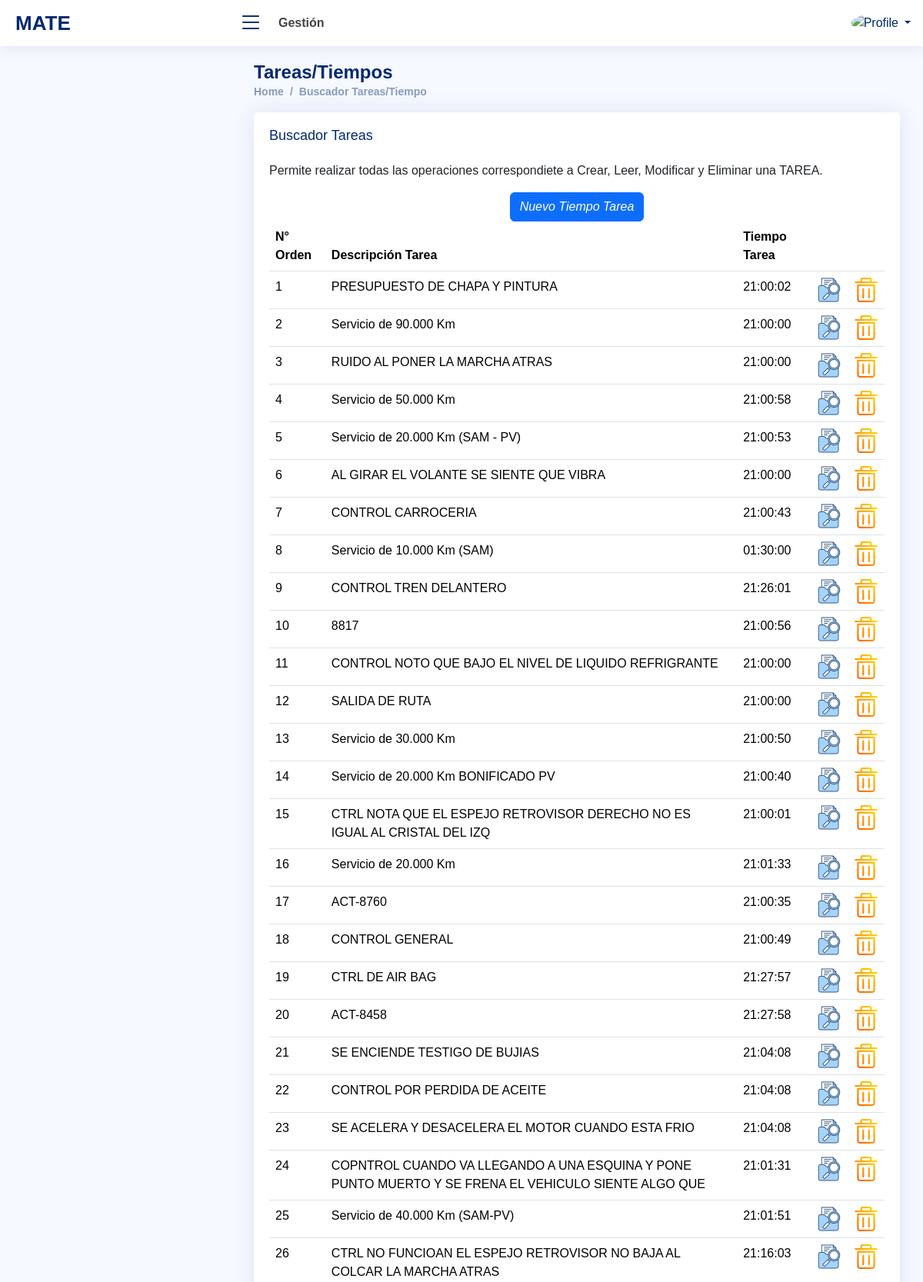
The page /buscadortareas.php (signed in, upper part) on the database its author committed.
### tables this page shows
CREATE TABLE `tareas` (
  `idtarea` int(11) NOT NULL AUTO_INCREMENT,
  `descripciontarea` varchar(100) DEFAULT NULL,
  `tiempotarea` decimal(10,0) DEFAULT NULL,
  `accion` varchar(1) DEFAULT NULL,
  `idempleadoaccion` int(11) DEFAULT NULL,
  `fechaaccion` datetime DEFAULT NULL,
  PRIMARY KEY (`idtarea`)
);

### buscadortareas.php (the view, shortened to what this page needs)
<?php
  if (isset($_SESSION['id']))
  {
    $tipousu=$_SESSION['tipo'];
    $foto=$_SESSION['foto'];
    $nombrecorto=$_SESSION['nombrecorto'];
  }
  else
  {
    echo "<script> window.location.href='index.html'</script>";
  }
?>
<!DOCTYPE html>
<html lang="en">
<head>
  <link href="assets/font/Open_Sans.css" rel="stylesheet">
  <link href="assets/vendor/bootstrap/css/bootstrap.min.css" rel="stylesheet">
  <link href="assets/vendor/bootstrap-icons/bootstrap-icons.css" rel="stylesheet">
  <link href="assets/vendor/boxicons/css/boxicons.min.css" rel="stylesheet">
  <link href="assets/vendor/quill/quill.snow.css" rel="stylesheet">
  <link href="assets/vendor/quill/quill.bubble.css" rel="stylesheet">
  <link href="assets/vendor/remixicon/remixicon.css" rel="stylesheet">
  <link href="assets/vendor/simple-datatables/style.css" rel="stylesheet">
  <link href="assets/css/style.css" rel="stylesheet">
</head>
<body>
  <header id="header" class="header fixed-top d-flex align-items-center">
    <div class="d-flex align-items-center justify-content-between">
      <a href="home.php" class="logo d-flex align-items-center">
        <span class="d-none d-lg-block"><?php echo $_SESSION['nombreapp']; ?></span>
      </a>
      <i class="bi bi-list toggle-sidebar-btn"></i>
    </div>
    <div class="search-bar">
      <strong>Gestión</strong>
    </div>
    <nav class="header-nav ms-auto">
      <ul class="d-flex align-items-center">
        <li class="nav-item dropdown pe-3">
          <a class="nav-link nav-profile d-flex align-items-center pe-0" href="#" data-bs-toggle="dropdown">
            <img src="assets/img/<?php echo $foto; ?>" alt="Profile" class="rounded-circle">
            <span class="d-none d-md-block dropdown-toggle ps-2"><?php echo $nombrecorto; ?></span>
          </a>
        </li>
      </ul>
    </nav>
  </header>
  <main id="main" class="main">
    <div class="pagetitle">
      <h1>Tareas/Tiempos</h1>
      <nav>
        <ol class="breadcrumb">
          <li class="breadcrumb-item">
          <?php
            if (($tipousu=="Administración")||($tipousu=="Gerente")) echo "<a href='home.php'>Home</a>";
            else echo "<a href='avancestareas.php'>Home</a>";
          ?>
          </li>
          <li class="breadcrumb-item"><a href="buscadortareas.php">Buscador Tareas/Tiempo</a></li>
        </ol>
      </nav>
    </div>
    <section class="section">
      <div class="row">
        <div class="col-lg-12">
          <div class="card">
            <div class="card-body">
              <h5 class="card-title">Buscador Tareas</h5>
              <p>Permite realizar todas las operaciones correspondiete a Crear, Leer, Modificar y Eliminar una TAREA.</p>
                <div class="text-center">
                  <a href="addtarea.php">
                    <i class="btn btn-primary">Nuevo Tiempo Tarea</i>
                  </a>
                </div>
              <?php
                $sql = "SELECT a.`idtarea`,a.`descripciontarea`,a.`tiempotarea`
                        FROM tareas a
                        WHERE a.`accion`!='B';";
                $con=conectar();
                $result = $con->query($sql);
                if (!$result)
                {
                  die('Invalid query: ' . $mysqli->error);
                }
                else
                {
              ?>
              <table class="table datatable">
                <thead>
                  <tr>
                    <th>N° Orden</th>
                    <th>Descripción Tarea</th>
                    <th>Tiempo Tarea</th>
                    <th>&nbsp;</th>
                    <th>&nbsp;</th>
                  </tr>
                </thead>
                <tbody>
                <?php
                    $fil=1;
                    while($row = mysqli_fetch_array($result))
                    {
                      echo "
                            <tr>
                              <td>".$fil."</td>
                              <td>".$row['descripciontarea']."</td>
                              <td>".date("H:i:s",$row['tiempotarea'])."</td>
                              <td><a href='crudtarea.php?idtarea=".$row['idtarea']."&accion=M'><img src='./assets/img/buscar.png' alt='Ver registro' srcset=''></a></td>
                              <td><a href='crudtarea.php?idtarea=".$row['idtarea']."&accion=B'><img src='./assets/img/eliminar.png' alt='Eliminar registro' srcset=''></a></td>
                            </tr>
                          ";
                          $fil=$fil+1;
                    }
                  }
                ?>
                </tbody>
              </table>
            </div>
          </div>
        </div>
      </div>
    </section>
  </main>
</body>
</html>

### assets/css/style.css (style rules this page uses)
:root { scroll-behavior: smooth; }
body { font-family: "Open Sans", sans-serif; background: #f6f9ff; color: #444444; }
a { color: #4154f1; text-decoration: none; }
h1, h2, h3, h4, h5, h6 { font-family: "Nunito", sans-serif; }
#main { margin-top: 60px; padding: 20px 30px; transition: all 0.3s; }
.pagetitle { margin-bottom: 10px; }
.pagetitle h1 { font-size: 24px; margin-bottom: 0; font-weight: 600; color: #012970; }
.card { margin-bottom: 30px; border: none; border-radius: 5px; box-shadow: 0px 0 30px rgba(1, 41, 112, 0.1); }
.card-title { padding: 20px 0 15px 0; font-size: 18px; font-weight: 500; color: #012970; font-family: "Poppins", sans-serif; }
.card-body { padding: 0 20px 20px 20px; }
.breadcrumb { font-size: 14px; font-family: "Nunito", sans-serif; color: #899bbd; font-weight: 600; }
.breadcrumb a { color: #899bbd; transition: 0.3s; }
.breadcrumb .breadcrumb-item::before { color: #899bbd; }
.logo { line-height: 1; }
@media (min-width: 1200px) { .logo { width: 280px; } }
.logo span { font-size: 26px; font-weight: 700; color: #012970; font-family: "Nunito", sans-serif; }
.header { transition: all 0.5s; z-index: 997; height: 60px; box-shadow: 0px 2px 20px rgba(1, 41, 112, 0.1); background-color: #fff; padding-left: 20px; }
.header .toggle-sidebar-btn { font-size: 32px; padding-left: 10px; cursor: pointer; color: #012970; }
.header .search-bar { min-width: 360px; padding: 0 20px; }
.header-nav ul { list-style: none; }
.header-nav>ul { margin: 0; padding: 0; }
.header-nav .nav-profile { color: #012970; }
.header-nav .nav-profile img { max-height: 36px; }
.header-nav .nav-profile span { font-size: 14px; font-weight: 600; }
@media (min-width: 1200px) { #main, #footer { margin-left: 300px; } }

### rows shown on the page
tareas: descripciontarea "PRESUPUESTO DE CHAPA Y PINTURA", tiempotarea "21:00:02"
tareas: descripciontarea "Servicio de 90.000 Km", tiempotarea "21:00:00"
tareas: descripciontarea "RUIDO AL PONER LA MARCHA ATRAS", tiempotarea "21:00:00"
tareas: descripciontarea "Servicio de 50.000 Km", tiempotarea "21:00:58"
tareas: descripciontarea "Servicio de 20.000 Km (SAM - PV)", tiempotarea "21:00:53"
tareas: descripciontarea "AL GIRAR EL VOLANTE SE SIENTE QUE VIBRA", tiempotarea "21:00:00"
tareas: descripciontarea "CONTROL CARROCERIA", tiempotarea "21:00:43"
tareas: descripciontarea "Servicio de 10.000 Km (SAM)", tiempotarea "01:30:00"
tareas: descripciontarea "CONTROL TREN DELANTERO", tiempotarea "21:26:01"
tareas: descripciontarea "8817", tiempotarea "21:00:56"
tareas: descripciontarea "CONTROL NOTO QUE BAJO EL NIVEL DE LIQUIDO REFRIGRANTE", tiempotarea "21:00:00"
tareas: descripciontarea "SALIDA DE RUTA", tiempotarea "21:00:00"
tareas: descripciontarea "Servicio de 30.000 Km", tiempotarea "21:00:50"
tareas: descripciontarea "Servicio de 20.000 Km BONIFICADO PV", tiempotarea "21:00:40"
tareas: descripciontarea "CTRL NOTA QUE EL ESPEJO RETROVISOR DERECHO NO ES IGUAL AL CRISTAL DEL IZQ", tiempotarea "21:00:01"
tareas: descripciontarea "Servicio de 20.000 Km", tiempotarea "21:01:33"
tareas: descripciontarea "ACT-8760", tiempotarea "21:00:35"
tareas: descripciontarea "CONTROL GENERAL", tiempotarea "21:00:49"
tareas: descripciontarea "CTRL DE AIR BAG", tiempotarea "21:27:57"
tareas: descripciontarea "ACT-8458", tiempotarea "21:27:58"
tareas: descripciontarea "SE ENCIENDE TESTIGO DE BUJIAS", tiempotarea "21:04:08"
tareas: descripciontarea "CONTROL POR PERDIDA DE ACEITE", tiempotarea "21:04:08"
tareas: descripciontarea "SE ACELERA Y DESACELERA EL MOTOR CUANDO ESTA FRIO", tiempotarea "21:04:08"
tareas: descripciontarea "COPNTROL CUANDO VA LLEGANDO A UNA ESQUINA Y PONE PUNTO MUERTO Y SE FRENA EL VEHICULO SIENTE ALGO QUE", tiempotarea "21:01:31"
tareas: descripciontarea "Servicio de 40.000 Km (SAM-PV)", tiempotarea "21:01:51"
tareas: descripciontarea "CTRL NO FUNCIOAN EL ESPEJO RETROVISOR NO BAJA AL COLCAR LA MARCHA ATRAS", tiempotarea "21:16:03"

### other values the page prints
$_SESSION['nombreapp'] "MATE"
